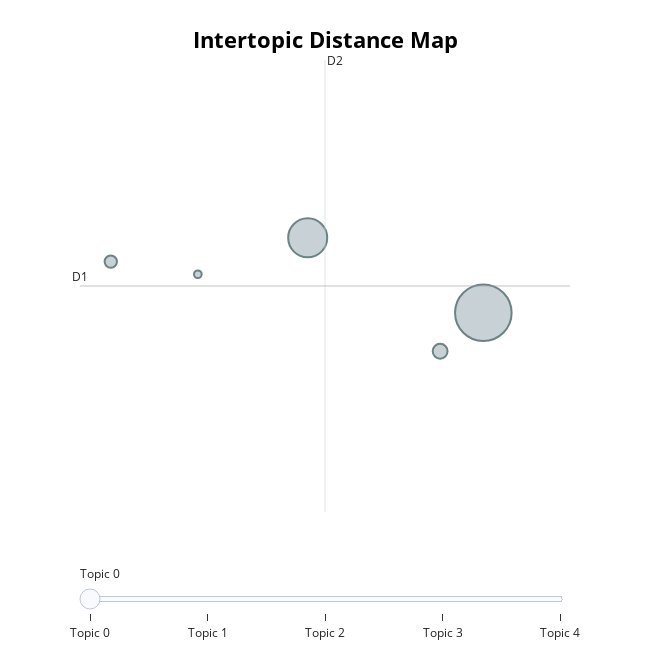

Notebook code for this chart:
### Code cell
fig = my_model.visualize_topics()
fig.show()

### Figure 1 — Plotly figure (JSON) as saved in the notebook; plotly's stock layout.template omitted (floating-point values rounded to 4 significant figures)
{"data": [{"customdata": [[0, "women | sports | transgender | not | men", 1690], [1, "veto | transgender | utah | ban | girls", 806], [2, "cyclist | bridges | emily | event | omnium", 116], [3, "tweeted | legit | stolen | widely | finals", 81], [4, "emmert | comments | mark | future | participation", 31]], "hovertemplate": "<b>Topic %{customdata[0]}</b><br>Words: %{customdata[1]}<br>Size: %{customdata[2]}", "legendgroup": "", "marker": {"color": "#B0BEC5", "line": {"color": "DarkSlateGrey", "width": 2}, "size": [1690, 806, 116, 81, 31], "sizemode": "area", "sizeref": 1.056, "symbol": "circle"}, "mode": "markers", "name": "", "orientation": "v", "showlegend": false, "type": "scatter", "x": [4.398, 3.062, 4.07, 1.563, 2.225], "xaxis": "x", "y": [16.77, 17.91, 16.19, 17.55, 17.36], "yaxis": "y"}], "layout": {"annotations": [{"showarrow": false, "text": "D1", "x": 1.328, "y": 17.18, "yshift": 10}, {"showarrow": false, "text": "D2", "x": 3.193, "xshift": 10, "y": 20.59}], "height": 650, "hoverlabel": {"bgcolor": "white", "font": {"family": "Rockwell", "size": 16}}, "legend": {"itemsizing": "constant", "tracegroupgap": 0}, "margin": {"t": 60}, "shapes": [{"line": {"color": "#CFD8DC", "width": 2}, "type": "line", "x0": 3.193, "x1": 3.193, "y0": 13.76, "y1": 20.59}, {"line": {"color": "#9E9E9E", "width": 2}, "type": "line", "x0": 1.328, "x1": 5.058, "y0": 17.18, "y1": 17.18}], "sliders": [{"active": 0, "pad": {"t": 50}, "steps": [{"args": [{"marker.color": [["red", "#B0BEC5", "#B0BEC5", "#B0BEC5", "#B0BEC5"]]}], "label": "Topic 0", "method": "update"}, {"args": [{"marker.color": [["#B0BEC5", "red", "#B0BEC5", "#B0BEC5", "#B0BEC5"]]}], "label": "Topic 1", "method": "update"}, {"args": [{"marker.color": [["#B0BEC5", "#B0BEC5", "red", "#B0BEC5", "#B0BEC5"]]}], "label": "Topic 2", "method": "update"}, {"args": [{"marker.color": [["#B0BEC5", "#B0BEC5", "#B0BEC5", "red", "#B0BEC5"]]}], "label": "Topic 3", "method": "update"}, {"args": [{"marker.color": [["#B0BEC5", "#B0BEC5", "#B0BEC5", "#B0BEC5", "red"]]}], "label": "Topic 4", "method": "update"}]}], "title": {"font": {"color": "Black", "size": 22}, "text": "<b>Intertopic Distance Map", "x": 0.5, "xanchor": "center", "y": 0.95, "yanchor": "top"}, "width": 650, "xaxis": {"anchor": "y", "domain": [0, 1], "range": [1.328, 5.058], "title": {"text": ""}, "visible": false}, "yaxis": {"anchor": "x", "domain": [0, 1], "range": [13.76, 20.59], "title": {"text": ""}, "visible": false}}}
